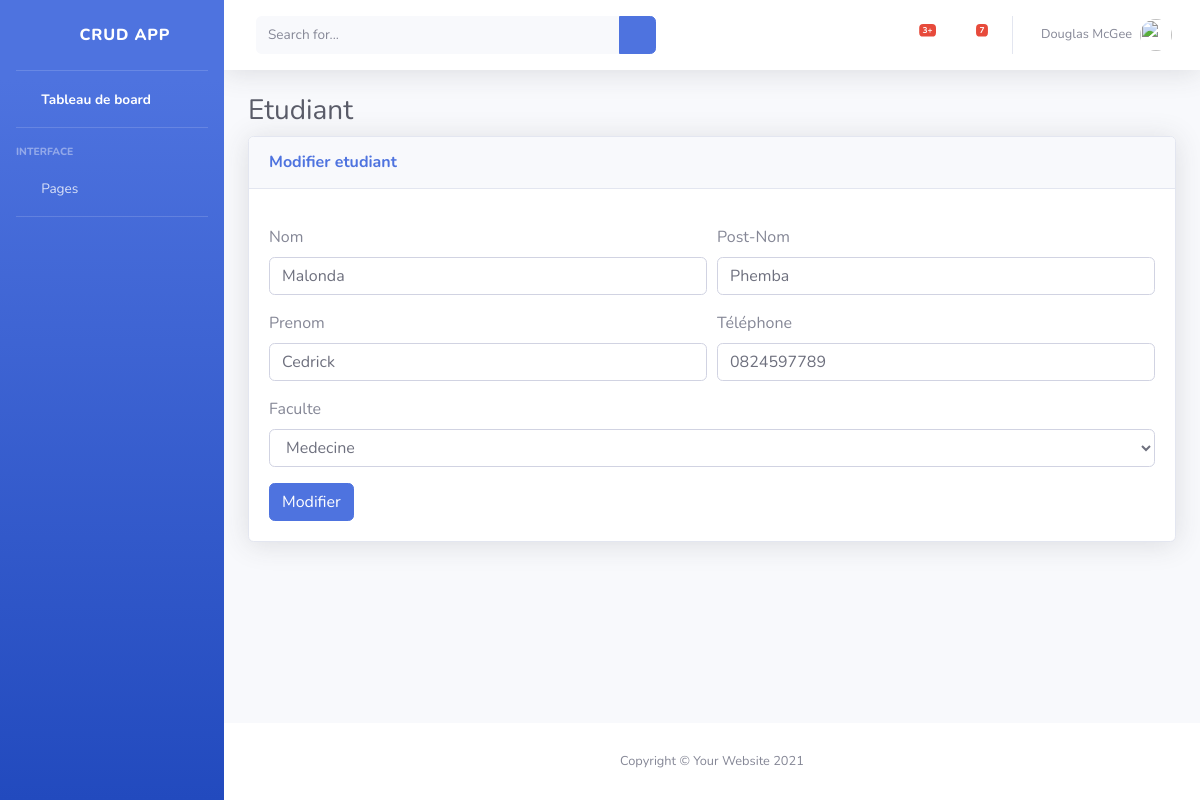
Page /edit/2 on the committed database.
### crud/models.py (models this page shows)
class Etudiant(models.Model):
    nom = models.CharField(max_length=50,blank=True, null=True)
    postnom = models.CharField(max_length=50,blank=True, null=True)
    prenom = models.CharField(max_length=50,blank=True, null=True)
    telephone = models.CharField(max_length=50,blank=True, null=True)
    faculte = models.ForeignKey(Faculte,on_delete=models.CASCADE)

class Faculte(models.Model):
    libfac = models.CharField(max_length=50,blank=True, null=True)

### crud/views.py (the view)
# urls.py: path('edit/<int:id>',views.editer_etudiant,name="editer_etudiant"),
def editer_etudiant(request,id):
    etudiant = Etudiant.objects.get(id=id)
    faculte = Faculte.objects.all()
    context = {
      "faculte":faculte,
      "etudiant":etudiant,
    }
    return render(request,'edit.html',context)

### templates/edit.html (shortened to what this page needs)
{% extends "layouts/layout.html" %}
{% block content%}
<div class="container-fluid">
    <h1 class="h3 mb-2 text-gray-800">Etudiant</h1>
    <div class="card shadow mb-4">
        <div class="card-header py-3">
            <h6 class="m-0 font-weight-bold text-primary">Modifier etudiant</h6>
        </div>
        <div class="card-body">
            <form method="post" id="etudiantForm" action="/modifier/{{etudiant.id}}">
                <div class="form-row">
                </div>
                <div class="form-row">
                    <div class="form-group col-md-6">
                        <label for="nom">Nom</label>
                        <input type="text" class="form-control" id="nom" name="nom" value="{{etudiant.nom}}" autocomplete="off" placeholder="Entrer le nom SVP...">
                    </div>
                    <div class="form-group col-md-6">
                        <label for="postnom">Post-Nom</label>
                        <input type="text" class="form-control" id="postnom" name="postnom" value="{{etudiant.postnom}}"
                        autocomplete="off"  placeholder="Entrer le post-nom SVP...">
                    </div>
                </div>
                <div class="form-row">
                    <div class="form-group col-md-6">
                        <label for="prenom">Prenom</label>
                        <input type="text" class="form-control" id="prenom" name="prenom" value="{{etudiant.prenom}}" autocomplete="off" placeholder="Entrer le prenom SVP...">
                    </div>
                    <div class="form-group col-md-6">
                        <label for="telephone">Téléphone</label>
                        <input type="number" class="form-control" id="telephone" name="telephone" value="{{etudiant.telephone}}"
                            placeholder="Entrer le n° de Téléphone SVP..." autocomplete="off">
                    </div>
                </div>
                <div class="form-group">
                    <label for="faculte">Faculte</label>
                    <select id="faculte" name="faculte" class="form-control">
                        <option value="{{etudiant.faculte.id}}" selected>{{etudiant.faculte.libfac}}</option>
                      </select>
                </div>
                <button type="submit" class="btn btn-primary">Modifier</button>
            </form>
        </div>
    </div>
</div>
{% endblock %}

### rows in the picture
Etudiant: nom "Malonda", postnom "Phemba", prenom "Cedrick", telephone "0824597789", faculte "Medecine"
